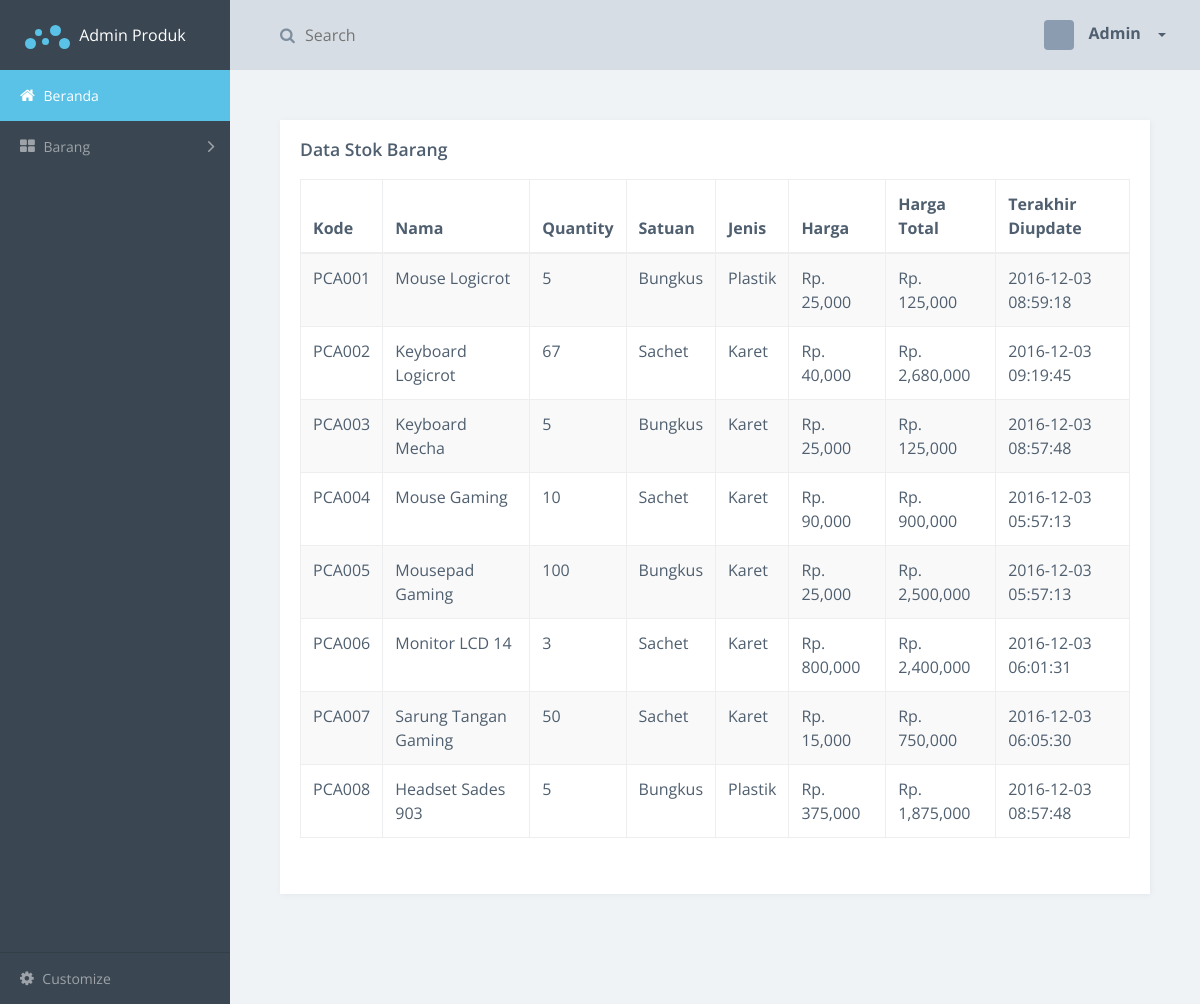
Screenshot of /index.php?page=stok_barang (signed in) with the database file from the repository.
### tables this page shows
CREATE TABLE `stok_barang` (
  `kode` varchar(255) NOT NULL,
  `nama` varchar(255) NOT NULL,
  `jenis` varchar(100) NOT NULL,
  `qty` int(11) NOT NULL,
  `harga` int(11) NOT NULL,
  `satuan` varchar(100) NOT NULL,
  `tanggal` timestamp NOT NULL DEFAULT CURRENT_TIMESTAMP ON UPDATE CURRENT_TIMESTAMP,
  `id_user` int(11) NOT NULL,
  `id_user_tambah_stok` int(11) NOT NULL
);

### page/stok_barang.php (the view)
<article class="content responsive-tables-page">
    <section class="section">
        <div class="row">
            <div class="col-md-12">
                <div class="card">
                    <div class="card-block">
                        <div class="card-title-block">
                            <h3 class="title">
                    			Data Stok Barang
                    		</h3>
                        </div>
                        <section class="example">
                            <div class="table-responsive">
                                <table class="table table-striped table-bordered table-hover">
                                    <thead>
                                        <tr>
                                            <th>Kode</th>
                                            <th>Nama</th>
                                            <th>Quantity</th>
                                            <th>Satuan</th>
                                            <th>Jenis</th>
                                            <th>Harga</th>
                                            <th>Harga Total</th>
                                            <th>Terakhir Diupdate</th>
                                        </tr>
                                    </thead>
                                    <tbody>
                                    <?php
                                    $barang=$link->query("select * from stok_barang");
                                    while($row=mysqli_fetch_assoc($barang))
                                    { ?>
                                        <tr>
                                            <td><?php echo $row['kode']; ?></td>
                                            <td><?php echo $row['nama']; ?></td>
                                            <td><?php echo $row['qty']; ?></td>
                                            <td><?php echo $row['satuan']; ?></td>
                                            <td><?php echo $row['jenis']; ?></td>
                                            <td>Rp. <?php echo number_format($row['harga']); ?></td>
                                            <td>Rp. <?php echo number_format($row['harga'] * $row['qty']); ?></td>
                                            <td><?php echo $row['tanggal']; ?></td>
                                        </tr>
                                    <?php
                                    }
                                    ?>
                                    </tbody>
                                </table>
                            </div>
                        </section>
                    </div>
                </div>
            </div>
        </div>
    </section>
</article>

### index.php (shortened to what this page needs)
<?php
    require_once('db/koneksi.php');
?>
<!doctype html>
<html class="no-js" lang="en">
    <head>
        <?php require_once 'css_library.php' ?>
    </head>
    <body>
        <div class="main-wrapper">
            <div class="app" id="app">
                <header class="header">
                    <div class="header-block header-block-search hidden-sm-down">
                        <form role="search">
                            <div class="input-container"> <i class="fa fa-search"></i> <input type="search" placeholder="Search">
                            </div>
                        </form>
                    </div>
                    <div class="header-block header-block-nav">
                        <ul class="nav-profile">
                            <li class="profile dropdown">
                                <a class="nav-link dropdown-toggle" data-toggle="dropdown" href="#" role="button" aria-haspopup="true" aria-expanded="false">
                                    <div class="img" style="background-image: url('https://avatars3.githubusercontent.com/u/3959008?v=3&s=40')"> </div> <span class="name">
    			      <?php echo $_SESSION['nama']; ?>
    			    </span> </a>
                            </li>
                        </ul>
                    </div>
                </header>
                <?php include 'sidebar.php' ?>
                <?php
                if(isset($_GET['page']))
                    {
                        $pagee  = mysqli_real_escape_string($link, $_GET['page']);
                        $page   = htmlentities($pagee);
                    }
                    else
                    {
                        $page = "home.php";
                    }
                $file   = "page/$page.php";
                $cek    = strlen($page);
                if($cek>30 || !file_exists($file) || empty($page))
                    {
                        require_once ("page/home.php");
                    }
                    else
                    {
                        require_once ($file);
                    }
                ?>
            </div>
        </div>
    </body>
</html>

### css_library.php (shortened to what this page needs)
<link rel="stylesheet" href="css/vendor.css">

### sidebar.php (shortened to what this page needs)
<aside class="sidebar">
    <div class="sidebar-container">
        <div class="sidebar-header">
            <div class="brand">
                <div class="logo"> <span class="l l1"></span> <span class="l l2"></span> <span class="l l3"></span> <span class="l l4"></span> <span class="l l5"></span> </div> Admin Produk </div>
        </div>
        <nav class="menu">
            <ul class="nav metismenu" id="sidebar-menu">
                <li class="active">
                    <a href="index.php?page=home"> <i class="fa fa-home"></i> Beranda </a>
                </li>
                <li>
                    <a href=""> <i class="fa fa-th-large"></i> Barang <i class="fa arrow"></i> </a>
                </li>
            </ul>
        </nav>
    </div>
    <footer class="sidebar-footer">
        <ul class="nav metismenu" id="customize-menu">
            <li>
                <a href=""> <i class="fa fa-cog"></i> Customize </a>
            </li>
        </ul>
    </footer>
</aside>

### rows the page displays
stok_barang: kode "PCA001", nama "Mouse Logicrot", qty "5", satuan "Bungkus", jenis "Plastik", harga "25,000", $row['harga'] * $row['qty'] "125,000", tanggal "2016-12-03 08:59:18"
stok_barang: kode "PCA002", nama "Keyboard Logicrot", qty "67", satuan "Sachet", jenis "Karet", harga "40,000", $row['harga'] * $row['qty'] "2,680,000", tanggal "2016-12-03 09:19:45"
stok_barang: kode "PCA003", nama "Keyboard Mecha", qty "5", satuan "Bungkus", jenis "Karet", harga "25,000", $row['harga'] * $row['qty'] "125,000", tanggal "2016-12-03 08:57:48"
stok_barang: kode "PCA004", nama "Mouse Gaming", qty "10", satuan "Sachet", jenis "Karet", harga "90,000", $row['harga'] * $row['qty'] "900,000", tanggal "2016-12-03 05:57:13"
stok_barang: kode "PCA005", nama "Mousepad Gaming", qty "100", satuan "Bungkus", jenis "Karet", harga "25,000", $row['harga'] * $row['qty'] "2,500,000", tanggal "2016-12-03 05:57:13"
stok_barang: kode "PCA006", nama "Monitor LCD 14", qty "3", satuan "Sachet", jenis "Karet", harga "800,000", $row['harga'] * $row['qty'] "2,400,000", tanggal "2016-12-03 06:01:31"
stok_barang: kode "PCA007", nama "Sarung Tangan Gaming", qty "50", satuan "Sachet", jenis "Karet", harga "15,000", $row['harga'] * $row['qty'] "750,000", tanggal "2016-12-03 06:05:30"
stok_barang: kode "PCA008", nama "Headset Sades 903", qty "5", satuan "Bungkus", jenis "Plastik", harga "375,000", $row['harga'] * $row['qty'] "1,875,000", tanggal "2016-12-03 08:57:48"

### other values shown
$_SESSION['nama'] "Admin"
